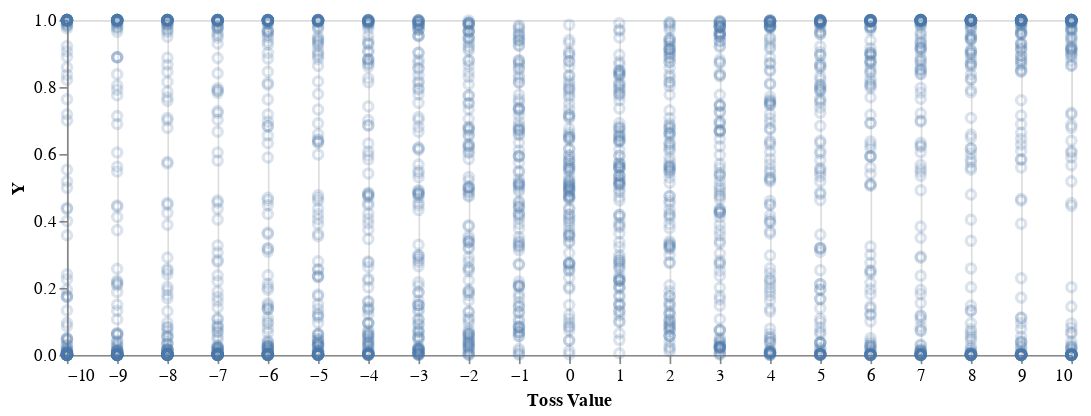

Notebook cell for this chart:
### Markdown cell above
we can take 100 samples of the final distribution at a few x values and plot the resulting model distribution ...

### Code cell
nsamples = 100
xValues = [-10..10]
yValues <- sequence (takeFromModel nsamples <$> (sigmoid <$> xValues))
vlShow $ pointPlot (xValues >>= replicate nsamples) (mconcat yValues)

### Figure 1 — Vega-Lite specification as saved in the notebook (floating-point values rounded to 4 significant figures; data arrays with more than 128 entries replaced by an {"elided": "..."} marker saying what was removed)
{"$schema": "https://vega.github.io/schema/vega-lite/v2.json", "config": {"axis": {"domainWidth": 1}, "selection": {"single": {"on": "dblclick"}}}, "data": {"values": {"elided": "2100 records"}}, "description": "Logistic Regression", "encoding": {"x": {"axis": {"grid": true, "title": "Toss Value"}, "field": "X", "type": "quantitative"}, "y": {"axis": {"grid": false}, "field": "Y", "type": "quantitative"}}, "height": 200, "mark": {"opacity": 0.2, "type": "point"}, "width": 600}
